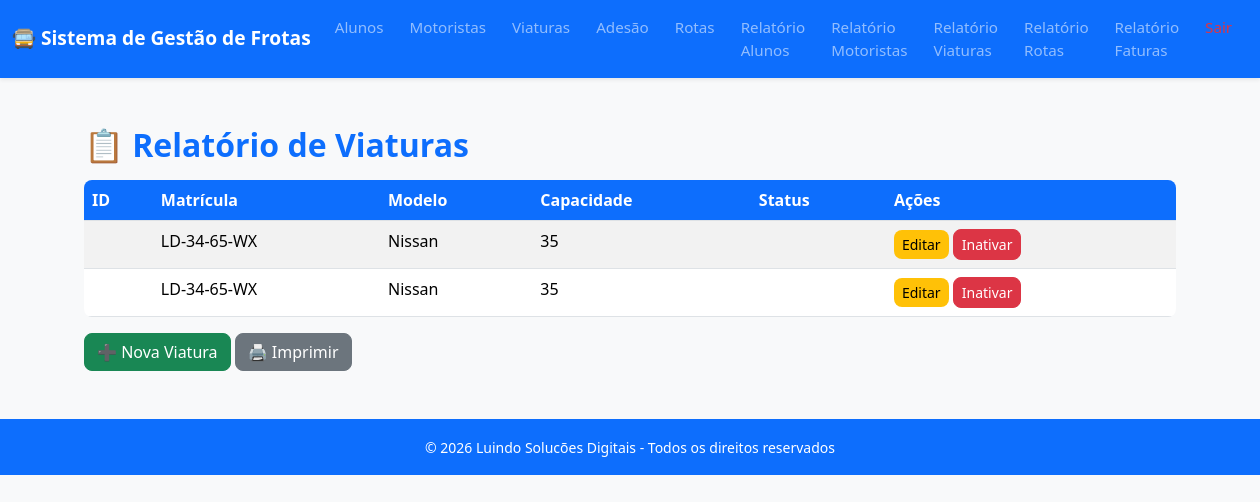
The app's page /relatorio/viaturas (signed in) with its own data.
### tables this page shows
CREATE TABLE viaturas (
        id INTEGER PRIMARY KEY AUTOINCREMENT,
        matricula TEXT NOT NULL,
        modelo TEXT,
        capacidade INTEGER
    );

### app.py (the view)
@app.route("/relatorio/viaturas")
def relatorio_viaturas():
    if not verificar_permissao(["Administrador", "Operador"]):
        return redirect(url_for("dashboard"))
    viaturas = db.relatorio_viaturas()
    return render_template("relatorio_viaturas.html", viaturas=viaturas)

### app.py (called while the page is built)
def verificar_permissao(perfis_permitidos):
    if "usuario" not in session or session.get("perfil") not in perfis_permitidos:
        return False
    return True

### utils/db.py (called while the page is built)
def get_connection():
    conn = sqlite3.connect("frota.db")
    conn.row_factory = sqlite3.Row
    return conn

def relatorio_viaturas():
    conn = get_connection()
    cursor = conn.cursor()
    cursor.execute("SELECT * FROM viaturas")
    viaturas = cursor.fetchall()
    conn.close()
    return viaturas

### templates/relatorio_viaturas.html (shortened to what this page needs)
{% extends "base.html" %}
{% block content %}
<div class="container mt-4">
  <h2 class="fw-bold text-primary">📋 Relatório de Viaturas</h2>
  <table class="table table-striped mt-3">
    <thead>
      <tr>
        <th>ID</th>
        <th>Matrícula</th>
        <th>Modelo</th>
        <th>Capacidade</th>
        <th>Status</th>
        <th>Ações</th>
      </tr>
    </thead>
    <tbody>
      {% for v in viaturas %}
      <tr>
        <td>{{ v['id_viatura'] }}</td>
        <td>{{ v['matricula'] }}</td>
        <td>{{ v['modelo'] }}</td>
        <td>{{ v['capacidade'] }}</td>
        <td>{{ v['status'] }}</td>
        <td>
          <a href="/editar/viatura/{{ v['id_viatura'] }}" class="btn btn-sm btn-warning">Editar</a>
          <a href="/inativar/viatura/{{ v['id_viatura'] }}" class="btn btn-sm btn-danger"
             onclick="return confirm('Tem certeza que deseja inativar esta viatura?')">Inativar</a>
        </td>
      </tr>
      {% endfor %}
    </tbody>
  </table>
  <div class="mt-3">
    <a href="/cadastro/viatura" class="btn btn-success">➕ Nova Viatura</a>
    <button onclick="window.print()" class="btn btn-secondary">🖨️ Imprimir</button>
  </div>
</div>
{% endblock %}

### static/css/style.css (style rules this page uses)
body { font-family: 'Segoe UI', Roboto, Helvetica, Arial, sans-serif; background-color: #f8f9fa; color: #333; margin: 0; padding: 0; }
a { text-decoration: none; color: #0d6efd; }
.btn { border-radius: 8px; font-weight: 500; transition: all 0.3s ease; }
.btn-warning { background-color: #ffc107; border: none; }
.table { border-radius: 8px; overflow: hidden; }
.table th { background-color: #0d6efd; color: #fff; font-weight: 600; }
.table-striped tbody tr:nth-child(odd) { background-color: #f2f6fc; }

### records on screen
viaturas: matricula "LD-34-65-WX", modelo "Nissan", capacidade "35"
viaturas: matricula "LD-34-65-WX", modelo "Nissan", capacidade "35"
